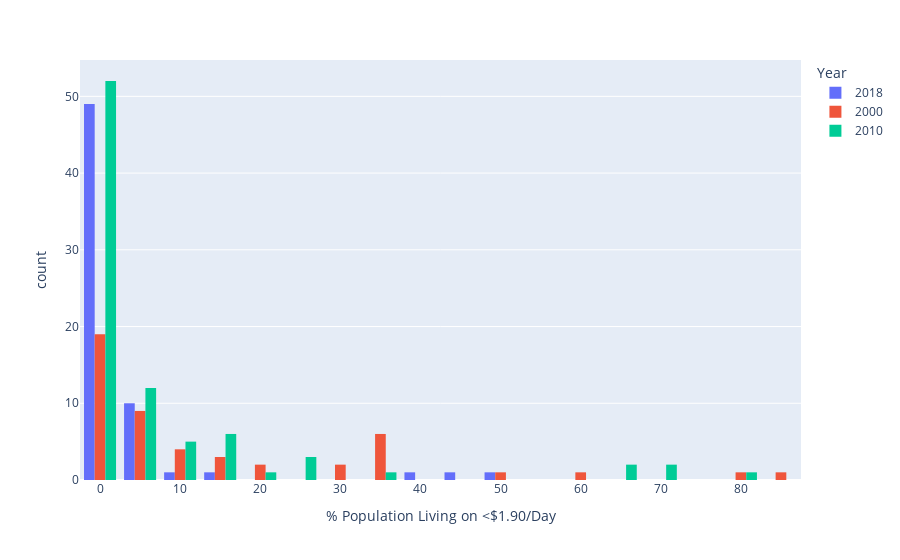

The cell this chart's notebook holds for it:
### Code cell
fig = px.histogram(sample_years, x = "% Population Living on <$1.90/Day", color = 'Year', barmode = 'group')
fig.show()

### Figure 1 — Plotly figure (JSON) as saved in the notebook; plotly's stock layout.template omitted (floating-point values rounded to 4 significant figures)
{"data": [{"alignmentgroup": "True", "bingroup": "x", "hovertemplate": "Year=2018<br>% Population Living on <$1.90/Day=%{x}<br>count=%{y}<extra></extra>", "legendgroup": "2018", "marker": {"color": "#636efa", "pattern": {"shape": ""}}, "name": "2018", "offsetgroup": "2018", "orientation": "v", "showlegend": true, "type": "histogram", "x": [49.9, 1.4, 1.4, 0.6, 0, 0.1, 4.9, 4.4, 0.9, 4.2, 1.5, 0.4, 0, 0, 0.2, 0.4, 3.3, 1.5, 0.2, 0.1, 0, 4.5, 0.1, 15.8, 0.2, 3.6, 0.5, 0, 0.6, 10, 0.3, 0.9, 0.3, 0.1, 1.7, 0, 0.5, 0.1, 39.1, 3.4, 0.3, 4.4, 1.7, 1.3, 2.7, 2.7, 0.2, 0.3, 2.4, 0, 0.5, 43, 0.2, 0, 0.9, 0.7, 0, 0, 0, 0, 0, 1, 0.1, 1.8], "xaxis": "x", "yaxis": "y"}, {"alignmentgroup": "True", "bingroup": "x", "hovertemplate": "Year=2000<br>% Population Living on <$1.90/Day=%{x}<br>count=%{y}<extra></extra>", "legendgroup": "2000", "marker": {"color": "#EF553B", "pattern": {"shape": ""}}, "name": "2000", "offsetgroup": "2000", "orientation": "v", "showlegend": true, "type": "histogram", "x": [36.4, 6.8, 0.2, 34.2, 7.3, 0.3, 28.6, 0.2, 4.3, 16.8, 6.7, 0, 5.5, 28.4, 12.4, 48.9, 0, 0, 19.2, 0, 0.5, 9.3, 34.9, 0.2, 1.2, 35.1, 0, 20.4, 9, 35.1, 5.8, 0.2, 12.3, 16.4, 13.7, 3.1, 78, 34.8, 0.5, 0, 0, 86.2, 2.4, 2.5, 6, 0.2, 0.7, 0.5, 61.5], "xaxis": "x", "yaxis": "y"}, {"alignmentgroup": "True", "bingroup": "x", "hovertemplate": "Year=2010<br>% Population Living on <$1.90/Day=%{x}<br>count=%{y}<extra></extra>", "legendgroup": "2010", "marker": {"color": "#00cc96", "pattern": {"shape": ""}}, "name": "2010", "offsetgroup": "2010", "orientation": "v", "showlegend": true, "type": "histogram", "x": [1.4, 1, 0.3, 0.5, 19.2, 0, 0.1, 2, 0.2, 11.2, 7.8, 1.6, 1.2, 0, 0, 0.1, 2.5, 5.7, 2.2, 5.7, 0.7, 35.6, 0, 0.1, 12, 0, 1, 68.4, 15.6, 0.1, 0.1, 13.3, 0.5, 0.2, 1.3, 0, 0.1, 0.1, 0.5, 2.5, 2.8, 1.6, 1.5, 0, 78.2, 71.1, 0.2, 4.5, 0.5, 0.7, 15, 0, 10.4, 0.2, 8.3, 4.5, 5.2, 5.5, 0.3, 0.1, 3.8, 0.1, 63.2, 0.5, 0, 16.2, 26, 16.2, 26, 0.7, 0.5, 0, 0.1, 25.4, 2, 0.8, 3.3, 0, 0.1, 1, 0.2, 13.2, 4, 0.2, 65.8], "xaxis": "x", "yaxis": "y"}], "layout": {"barmode": "group", "legend": {"title": {"text": "Year"}, "tracegroupgap": 0}, "margin": {"t": 60}, "xaxis": {"anchor": "y", "domain": [0, 1], "title": {"text": "% Population Living on <$1.90/Day"}}, "yaxis": {"anchor": "x", "domain": [0, 1], "title": {"text": "count"}}}}
